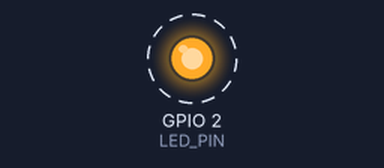
The sketch below on a simulated ESP32. On the bench: output pins drawn as LEDs (lit = HIGH). Dashed ring = blinking.

Above: at 0.05 s.
Timing chart, 0 to 3.0 s (numbered marks = the images above):
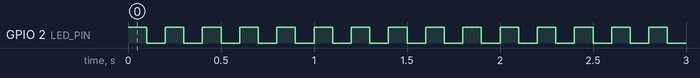

The sketch:

blink.ino
```cpp
// ===================================
// Definições de Pinos e Variáveis
// ===================================

// A maioria das placas ESP32 usa o pino GPIO 2 para o LED embutido.
// Se o seu LED não piscar, você pode precisar mudar este valor.
const int LED_PIN = 2;

// O tempo (em milissegundos) que o LED permanecerá aceso e apagado
const int DELAY_TIME = 100; // 1000 milissegundos = 1 segundo

// ===================================
// Função setup()
// ===================================
// Executa apenas uma vez quando o ESP32 é ligado ou reiniciado
void setup() {
  // Configura o pino do LED como uma SAÍDA (OUTPUT).
  // Isso permite que o ESP32 envie energia para este pino.
  pinMode(LED_PIN, OUTPUT);
}

// ===================================
// Função loop()
// ===================================
// Executa repetidamente (em loop) após o setup()
void loop() {
  // 1. Acende o LED:
  // Envia um nível ALTO (HIGH) para o pino, ligando o LED.
  digitalWrite(LED_PIN, HIGH);

  // 2. Espera:
  // Pausa a execução pelo tempo definido (1 segundo).
  delay(DELAY_TIME);

  // 3. Apaga o LED:
  // Envia um nível BAIXO (LOW) para o pino, desligando o LED.
  digitalWrite(LED_PIN, LOW);

  // 4. Espera:
  // Pausa a execução novamente pelo tempo definido (1 segundo).
  delay(DELAY_TIME);
}
```

Measured:
- by itself, GPIO 2 (LED_PIN): alternates HIGH for 0.10 s and LOW for 0.10 s
